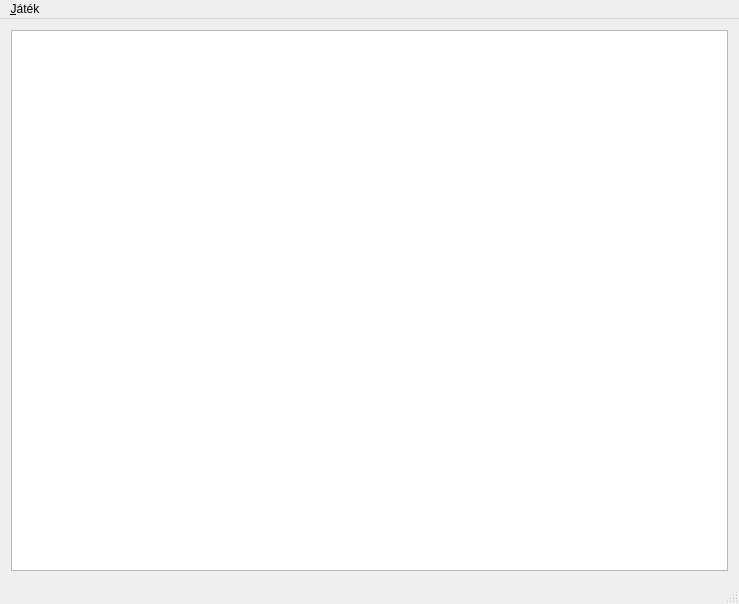
<?xml version="1.0" encoding="UTF-8"?>
<ui version="4.0">
 <class>MainWindow</class>
 <widget class="QMainWindow" name="MainWindow">
  <property name="geometry">
   <rect>
    <x>0</x>
    <y>0</y>
    <width>739</width>
    <height>604</height>
   </rect>
  </property>
  <property name="windowTitle">
   <string>MainWindow</string>
  </property>
  <widget class="QWidget" name="centralWidget">
   <layout class="QGridLayout" name="gridLayout">
    <item row="0" column="0">
     <widget class="QGraphicsView" name="gv"/>
    </item>
   </layout>
  </widget>
  <widget class="QMenuBar" name="menuBar">
   <property name="geometry">
    <rect>
     <x>0</x>
     <y>0</y>
     <width>739</width>
     <height>20</height>
    </rect>
   </property>
   <widget class="QMenu" name="menuJ_t_k">
    <property name="title">
     <string>&amp;Játék</string>
    </property>
    <addaction name="actionUjJatek"/>
    <addaction name="actionJatekBetoltes"/>
    <addaction name="actionJatekMentes"/>
    <addaction name="separator"/>
    <addaction name="actionKilepes"/>
   </widget>
   <addaction name="menuJ_t_k"/>
  </widget>
  <widget class="QStatusBar" name="statusBar"/>
  <action name="actionUjJatek">
   <property name="text">
    <string>&amp;Új játék</string>
   </property>
   <property name="toolTip">
    <string>Új játék indítása</string>
   </property>
   <property name="shortcut">
    <string>Ctrl+N</string>
   </property>
  </action>
  <action name="actionJatekMentes">
   <property name="enabled">
    <bool>true</bool>
   </property>
   <property name="text">
    <string>Játék &amp;mentése</string>
   </property>
   <property name="toolTip">
    <string>Játék mentése fájlba</string>
   </property>
   <property name="shortcut">
    <string>Ctrl+S</string>
   </property>
  </action>
  <action name="actionKilepes">
   <property name="text">
    <string>&amp;Kilépés</string>
   </property>
   <property name="toolTip">
    <string>Kilépés a játékból</string>
   </property>
   <property name="shortcut">
    <string>Ctrl+X</string>
   </property>
  </action>
  <action name="actionJatekBetoltes">
   <property name="text">
    <string>&amp;Játék betöltése</string>
   </property>
   <property name="toolTip">
    <string>Játék betöltése fájl mentésből</string>
   </property>
   <property name="shortcut">
    <string>Ctrl+L</string>
   </property>
  </action>
 </widget>
 <layoutdefault spacing="6" margin="11"/>
 <resources/>
 <connections/>
</ui>
